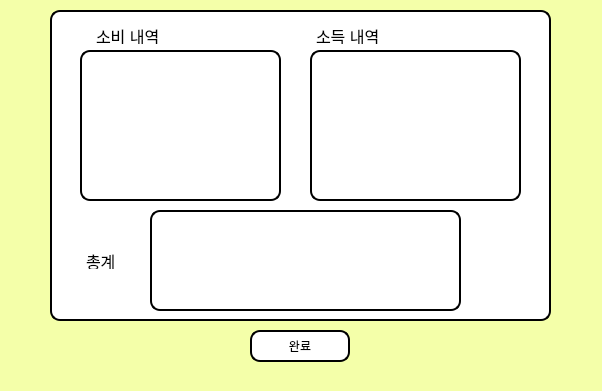
<?xml version="1.0" encoding="UTF-8"?>
<ui version="4.0">
 <class>GroupBox</class>
 <widget class="QWidget" name="GroupBox">
  <property name="geometry">
   <rect>
    <x>0</x>
    <y>0</y>
    <width>602</width>
    <height>391</height>
   </rect>
  </property>
  <property name="windowTitle">
   <string>Form</string>
  </property>
  <property name="styleSheet">
   <string notr="true">background-color:rgb(244, 255, 169);
font: 700 13pt &quot;Nanum Gothic&quot;; color:rgb(0, 0, 0);
</string>
  </property>
  <widget class="QPushButton" name="okay">
   <property name="geometry">
    <rect>
     <x>250</x>
     <y>330</y>
     <width>100</width>
     <height>32</height>
    </rect>
   </property>
   <property name="styleSheet">
    <string notr="true">background-color:rgb(255, 255, 255);
border: 2px solid rgb(0, 0, 0);
border-radius: 10px</string>
   </property>
   <property name="text">
    <string>완료</string>
   </property>
  </widget>
  <widget class="QGroupBox" name="groupBox">
   <property name="geometry">
    <rect>
     <x>50</x>
     <y>10</y>
     <width>501</width>
     <height>311</height>
    </rect>
   </property>
   <property name="styleSheet">
    <string notr="true">background-color:rgb(255, 255, 255);
border: 2px solid rgb(0, 0, 0);
border-radius: 10px

</string>
   </property>
   <property name="title">
    <string/>
   </property>
   <widget class="QTextBrowser" name="use">
    <property name="geometry">
     <rect>
      <x>30</x>
      <y>40</y>
      <width>201</width>
      <height>151</height>
     </rect>
    </property>
   </widget>
   <widget class="QLabel" name="label">
    <property name="geometry">
     <rect>
      <x>40</x>
      <y>15</y>
      <width>81</width>
      <height>21</height>
     </rect>
    </property>
    <property name="styleSheet">
     <string notr="true">background-color:rgb(255, 255, 255);
border: 2px solid white;
border-radius: 10px; 
selection-background-color: darkgray; 
font-size: 16px;
setalignment: center;</string>
    </property>
    <property name="text">
     <string>소비 내역</string>
    </property>
   </widget>
   <widget class="QLabel" name="label_2">
    <property name="geometry">
     <rect>
      <x>260</x>
      <y>16</y>
      <width>81</width>
      <height>20</height>
     </rect>
    </property>
    <property name="styleSheet">
     <string notr="true">background-color:rgb(255, 255, 255);
border: 2px solid white;
border-radius: 10px; 
selection-background-color: darkgray; 
font-size: 16px;
setalignment: center;</string>
    </property>
    <property name="text">
     <string>소득 내역</string>
    </property>
   </widget>
   <widget class="QTextBrowser" name="earn">
    <property name="geometry">
     <rect>
      <x>260</x>
      <y>40</y>
      <width>211</width>
      <height>151</height>
     </rect>
    </property>
   </widget>
   <widget class="QLabel" name="label_3">
    <property name="geometry">
     <rect>
      <x>30</x>
      <y>240</y>
      <width>58</width>
      <height>21</height>
     </rect>
    </property>
    <property name="styleSheet">
     <string notr="true">background-color:rgb(255, 255, 255);
border: 2px solid white;
border-radius: 10px; 
selection-background-color: darkgray; 
font-size: 16px;
setalignment: center;
</string>
    </property>
    <property name="text">
     <string>총계</string>
    </property>
   </widget>
   <widget class="QTextBrowser" name="result">
    <property name="geometry">
     <rect>
      <x>100</x>
      <y>200</y>
      <width>311</width>
      <height>101</height>
     </rect>
    </property>
   </widget>
  </widget>
 </widget>
 <resources/>
 <connections/>
</ui>
